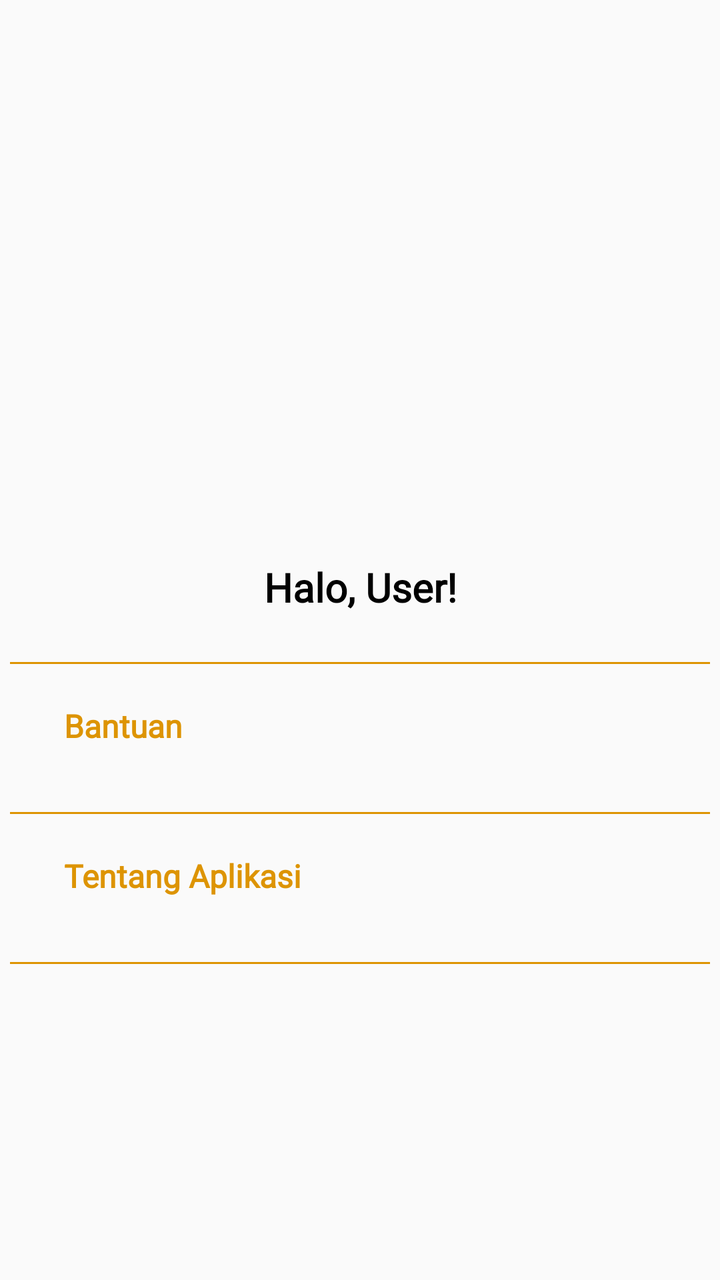
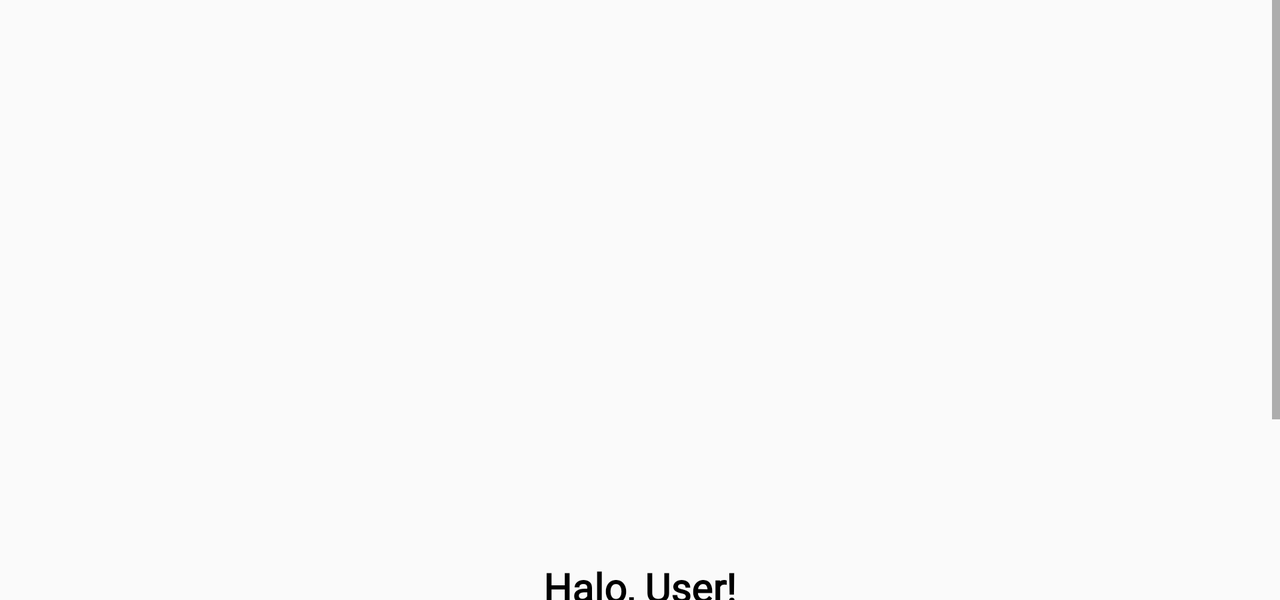

One screen, two layout resources from the same app: the default and the repository's alternative for another configuration. Each is rendered where Android would select it; the XML of both is given below.
<!-- AndroidManifest.xml: application theme Theme.BERASAI -->
<!-- res/layout/fragment_profile.xml -->
<androidx.constraintlayout.widget.ConstraintLayout xmlns:android="http://schemas.android.com/apk/res/android"
    xmlns:app="http://schemas.android.com/apk/res-auto"
    android:layout_width="match_parent"
    android:layout_height="match_parent">

    <ImageView
        android:id="@+id/userImageView"
        android:layout_width="280dp"
        android:layout_height="280dp"
        android:src="@drawable/user"
        app:layout_constraintTop_toTopOf="parent"
        app:layout_constraintStart_toStartOf="parent"
        app:layout_constraintEnd_toEndOf="parent"
        android:contentDescription="@string/user_image" />

    <TextView
        android:id="@+id/helloTextView"
        android:layout_width="wrap_content"
        android:layout_height="wrap_content"
        android:layout_marginBottom="160dp"
        android:text="@string/Halo"
        android:textAppearance="@style/CustomtextStyle2"
        android:textColor="@color/black"
        app:layout_constraintBottom_toTopOf="@+id/dividerView"
        app:layout_constraintEnd_toEndOf="parent"
        app:layout_constraintHorizontal_bias="0.5"
        app:layout_constraintStart_toStartOf="parent"
        app:layout_constraintTop_toBottomOf="@id/userImageView" />

    <View
        android:id="@+id/dividerView"
        android:layout_width="350dp"
        android:layout_height="1dp"
        android:layout_marginTop="24dp"
        android:background="@color/yellow2"
        app:layout_constraintEnd_toEndOf="parent"
        app:layout_constraintStart_toStartOf="parent"
        app:layout_constraintTop_toBottomOf="@id/helloTextView" />

    <androidx.cardview.widget.CardView
        android:id="@+id/button_bantuan"
        android:layout_width="match_parent"
        android:layout_height="wrap_content"
        android:layout_marginTop="20dp"
        android:layout_marginStart="32dp"
        android:layout_marginEnd="0dp"
        android:foreground="?android:attr/selectableItemBackground"
        android:clickable="true"
        app:cardCornerRadius="8dp"
        app:cardElevation="0dp"
        app:cardBackgroundColor="@android:color/transparent"
        app:layout_constraintStart_toStartOf="parent"
        app:layout_constraintTop_toBottomOf="@+id/dividerView"
        android:focusable="true">

        <LinearLayout
            android:layout_width="match_parent"
            android:layout_height="wrap_content"
            android:orientation="horizontal">

            <TextView
                android:layout_width="wrap_content"
                android:layout_height="wrap_content"
                android:text="@string/option_bantuan"
                android:textAppearance="@style/CustomtextStyle3"
                android:textColor="@color/yellow2" />

            <ImageView
                android:layout_width="30dp"
                android:layout_height="30dp"
                android:layout_marginStart="225dp"
                app:srcCompat="@drawable/ic_arrow_circle_right"
                android:contentDescription="@string/arrow" />
        </LinearLayout>
    </androidx.cardview.widget.CardView>

    <View
        android:id="@+id/dividerView2"
        android:layout_width="350dp"
        android:layout_height="1dp"
        android:layout_marginTop="24dp"
        android:background="@color/yellow2"
        app:layout_constraintEnd_toEndOf="parent"
        app:layout_constraintStart_toStartOf="parent"
        app:layout_constraintTop_toBottomOf="@id/button_bantuan" />

    <androidx.cardview.widget.CardView
        android:id="@+id/button_about"
        android:layout_width="match_parent"
        android:layout_height="wrap_content"
        android:layout_marginTop="20dp"
        android:layout_marginStart="32dp"
        android:layout_marginEnd="0dp"
        android:foreground="?android:attr/selectableItemBackground"
        android:clickable="true"
        app:cardCornerRadius="8dp"
        app:cardElevation="0dp"
        app:cardBackgroundColor="@android:color/transparent"
        app:layout_constraintStart_toStartOf="parent"
        app:layout_constraintTop_toBottomOf="@+id/dividerView2"
        android:focusable="true">

        <LinearLayout
            android:layout_width="match_parent"
            android:layout_height="wrap_content"
            android:orientation="horizontal">

            <TextView
                android:layout_width="wrap_content"
                android:layout_height="wrap_content"
                android:text="@string/option_about"
                android:textColor="@color/yellow2"
                android:textAppearance="@style/CustomtextStyle3" />

            <ImageView
                android:id="@+id/imageView2"
                android:layout_width="30dp"
                android:layout_height="30dp"
                android:layout_marginStart="160dp"
                app:srcCompat="@drawable/ic_arrow_circle_right"
                android:contentDescription="@string/arrow" />
        </LinearLayout>
    </androidx.cardview.widget.CardView>

    <View
        android:id="@+id/dividerView3"
        android:layout_width="350dp"
        android:layout_height="1dp"
        android:layout_marginTop="24dp"
        android:background="@color/yellow2"
        app:layout_constraintEnd_toEndOf="parent"
        app:layout_constraintStart_toStartOf="parent"
        app:layout_constraintTop_toBottomOf="@id/button_about" />

</androidx.constraintlayout.widget.ConstraintLayout>
<!-- resources referenced by this layout -->
<resources>
  <color name="black">#FF000000</color>
  <color name="yellow2">#DD9403</color>
  <string name="Halo">Halo, User!</string>
  <string name="arrow">arrow logo</string>
  <string name="option_about">Tentang Aplikasi</string>
  <string name="option_bantuan">Bantuan</string>
  <string name="user_image">User Image</string>
  <style name="CustomtextStyle2">
          <item name="android:fontFamily">@font/poppins_regular</item>
          <item name="android:textSize">20sp</item>
          <item name="android:textStyle">bold</item>
      </style>
  <style name="CustomtextStyle3">
          <item name="android:fontFamily">@font/poppins_regular</item>
          <item name="android:textSize">16sp</item>
          <item name="android:textStyle">bold</item>
      </style>
  <style name="Theme.BERASAI" parent="Theme.AppCompat.Light.NoActionBar">
          
          <item name="colorPrimary">@color/green1</item>
          <item name="colorPrimaryVariant">@color/yellow1</item>
          <item name="colorOnPrimary">@color/white</item>
          
          <item name="colorSecondary">@color/green2</item>
          <item name="colorSecondaryVariant">@color/yellow2</item>
          <item name="colorOnSecondary">@color/black</item>
          
          <item name="android:statusBarColor">?attr/colorPrimaryVariant</item>
          
      </style>
  <color name="green1">#59AC3E</color>
  <color name="yellow1">#F9B408</color>
  <color name="white">#FFFFFFFF</color>
  <color name="green2">#338A40</color>
</resources>
<!-- res/layout-land/fragment_profile.xml (the repository's variant of the layout above) -->
<!-- drawn on the phone turned sideways -->
<ScrollView xmlns:android="http://schemas.android.com/apk/res/android"
    xmlns:app="http://schemas.android.com/apk/res-auto"
    android:layout_width="match_parent"
    android:layout_height="300dp">

    <LinearLayout
        android:layout_width="match_parent"
        android:layout_height="match_parent"
        android:gravity="center"
        android:orientation="vertical">

        <ImageView
            android:id="@+id/userImageView"
            android:layout_width="280dp"
            android:layout_height="280dp"
            android:src="@drawable/user"
            android:contentDescription="@string/user_image" />

        <TextView
            android:id="@+id/helloTextView"
            android:layout_width="wrap_content"
            android:layout_height="wrap_content"
            android:text="@string/Halo"
            android:textAppearance="@style/CustomtextStyle2"
            android:textColor="@color/black" />

        <View
            android:id="@+id/dividerView"
            android:layout_width="500dp"
            android:layout_height="1dp"
            android:layout_marginTop="10dp"
            android:background="@color/yellow2" />

        <androidx.cardview.widget.CardView
            android:id="@+id/button_bantuan"
            android:layout_width="500dp"
            android:layout_height="wrap_content"
            android:layout_marginTop="10dp"
            android:foreground="?android:attr/selectableItemBackground"
            android:clickable="true"
            app:cardCornerRadius="8dp"
            app:cardElevation="0dp"
            app:cardBackgroundColor="@android:color/transparent"
            android:focusable="true">

            <LinearLayout
                android:layout_width="500dp"
                android:layout_height="wrap_content"
                android:orientation="horizontal">

                <TextView
                    android:layout_width="wrap_content"
                    android:layout_height="wrap_content"
                    android:text="@string/option_bantuan"
                    android:textAppearance="@style/CustomtextStyle3"
                    android:textColor="@color/yellow2" />

                <ImageView
                    android:layout_width="30dp"
                    android:layout_height="30dp"
                    android:layout_marginStart="400dp"
                    app:srcCompat="@drawable/ic_arrow_circle_right"
                    android:contentDescription="@string/arrow" />
            </LinearLayout>
        </androidx.cardview.widget.CardView>

        <View
            android:id="@+id/dividerView2"
            android:layout_width="500dp"
            android:layout_height="1dp"
            android:layout_marginTop="10dp"
            android:background="@color/yellow2" />

        <androidx.cardview.widget.CardView
            android:id="@+id/button_about"
            android:layout_width="500dp"
            android:layout_height="wrap_content"
            android:layout_marginTop="10dp"
            android:foreground="?android:attr/selectableItemBackground"
            android:clickable="true"
            app:cardCornerRadius="8dp"
            app:cardElevation="0dp"
            app:cardBackgroundColor="@android:color/transparent"
            android:focusable="true">

            <LinearLayout
                android:layout_width="match_parent"
                android:layout_height="wrap_content"
                android:layout_marginBottom="20dp"
                android:orientation="horizontal">

                <TextView
                    android:layout_width="wrap_content"
                    android:layout_height="wrap_content"
                    android:text="@string/option_about"
                    android:textColor="@color/yellow2"
                    android:textAppearance="@style/CustomtextStyle3" />

                <ImageView
                    android:id="@+id/imageView2"
                    android:layout_width="30dp"
                    android:layout_height="30dp"
                    android:layout_marginStart="338dp"
                    app:srcCompat="@drawable/ic_arrow_circle_right"
                    android:contentDescription="@string/arrow" />
            </LinearLayout>
        </androidx.cardview.widget.CardView>

    </LinearLayout>

</ScrollView>
